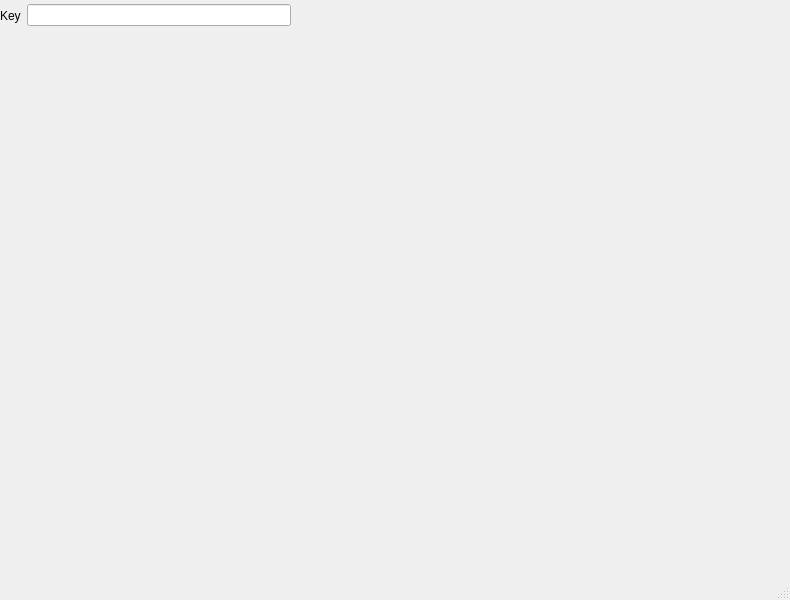
<?xml version="1.0" encoding="UTF-8"?>
<ui version="4.0">
 <class>MainWindow</class>
 <widget class="QMainWindow" name="MainWindow">
  <property name="geometry">
   <rect>
    <x>0</x>
    <y>0</y>
    <width>790</width>
    <height>600</height>
   </rect>
  </property>
  <property name="windowTitle">
   <string>MainWindow</string>
  </property>
  <widget class="QWidget" name="centralwidget">
   <widget class="QWidget" name="horizontalLayoutWidget">
    <property name="geometry">
     <rect>
      <x>0</x>
      <y>0</y>
      <width>291</width>
      <height>31</height>
     </rect>
    </property>
    <layout class="QHBoxLayout" name="horizontalLayout">
     <item>
      <widget class="QLabel" name="label">
       <property name="text">
        <string>Key</string>
       </property>
      </widget>
     </item>
     <item>
      <widget class="QLineEdit" name="lineEdit"/>
     </item>
    </layout>
   </widget>
  </widget>
  <widget class="QMenuBar" name="menubar">
   <property name="geometry">
    <rect>
     <x>0</x>
     <y>0</y>
     <width>790</width>
     <height>18</height>
    </rect>
   </property>
  </widget>
  <widget class="QStatusBar" name="statusbar"/>
 </widget>
 <resources/>
 <connections/>
</ui>
